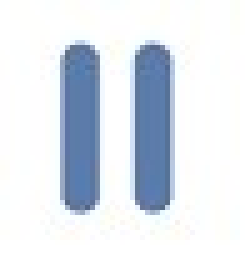
#> input picture bluepause.jpg, 49 x 52 px, given in place of the camera (shown 5 times larger)
$ python gesture.py
#> lines starting #> are read from the running program, lines starting #| are printed output that depends on the picture; after the words box and inside, x2 and y2 are one past the last pixel; in counts of white or black regions, pixels touching at a corner belong together
import cv2 as cv
import numpy as np
import math
import pyautogui as p
import time as t

cap = cv.VideoCapture(0)


def nothing(x):
    pass


cv.namedWindow("Color Adjustments", cv.WINDOW_NORMAL)
cv.resizeWindow("Color Adjustments", (300, 300))
cv.createTrackbar("Thresh", "Color Adjustments", 0, 255, nothing)

cv.createTrackbar("Lower_H", "Color Adjustments", 0, 255, nothing)
cv.createTrackbar("Lower_S", "Color Adjustments", 0, 255, nothing)
cv.createTrackbar("Lower_V", "Color Adjustments", 0, 255, nothing)
cv.createTrackbar("Upper_H", "Color Adjustments", 255, 255, nothing)
cv.createTrackbar("Upper_S", "Color Adjustments", 255, 255, nothing)
cv.createTrackbar("Upper_V", "Color Adjustments", 255, 255, nothing)

while True:
    _, frame = cap.read()
#> frame is the input picture: shape (52, 49, 3); mean B, G, R 236.8, 228.7, 222.3
    frame = cv.flip(frame, 2)
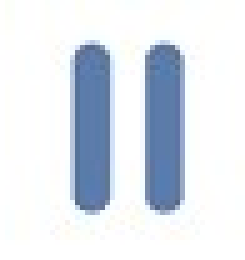
#> frame: shape (52, 49, 3) (shown 5 times larger); mean B, G, R 236.8, 228.7, 222.3
    frame = cv.resize(frame, (600, 500))
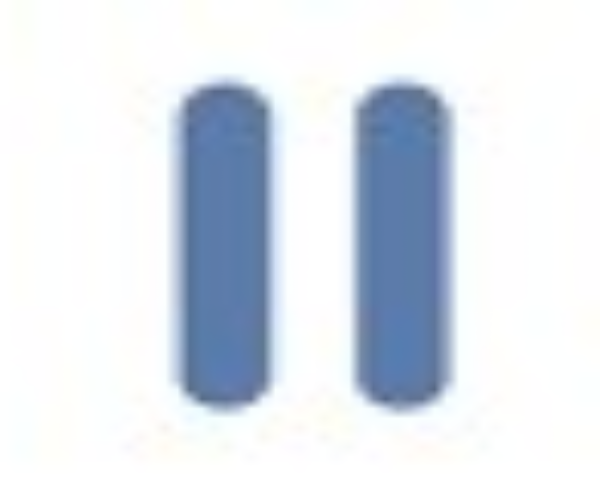
#> frame: shape (500, 600, 3); mean B, G, R 236.8, 228.6, 222.3

    cv.rectangle(frame, (0, 1), (300, 500), (255, 0, 0), 0)
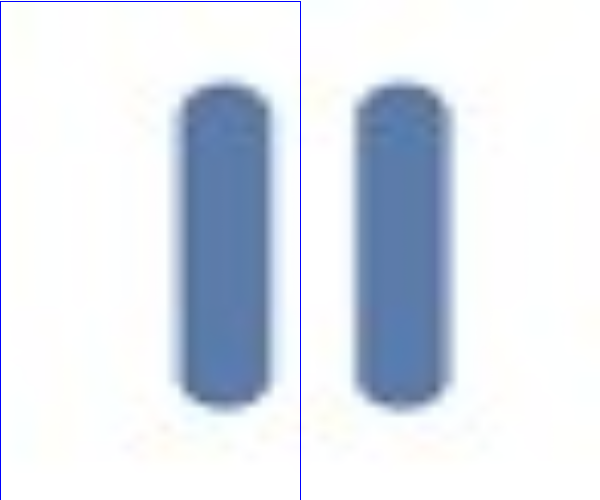
#> frame: shape (500, 600, 3); 0.43% of pixels changed, all inside (x1, y1, x2, y2) = (0, 1, 301, 500)
    crop_image = frame[1:500, 0:300]
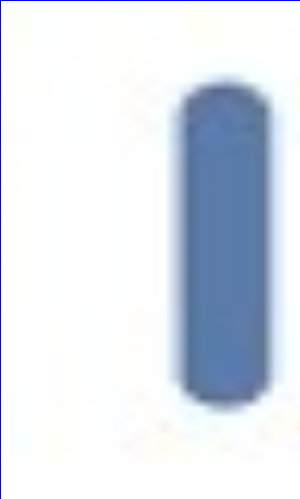
#> crop_image: shape (499, 300, 3); mean B, G, R 236.6, 227.1, 220.5

    hsv = cv.cvtColor(crop_image, cv.COLOR_BGR2HSV)
#> hsv: shape (499, 300, 3); mean H, S, V 72.4, 24.6, 237.4

    l_h = cv.getTrackbarPos("Lower_H", "Color Adjustments")
    l_s = cv.getTrackbarPos("Lower_S", "Color Adjustments")
    l_v = cv.getTrackbarPos("Lower_V", "Color Adjustments")

    u_h = cv.getTrackbarPos("Upper_H", "Color Adjustments")
    u_s = cv.getTrackbarPos("Upper_S", "Color Adjustments")
    u_v = cv.getTrackbarPos("Upper_V", "Color Adjustments")

    lower_bound = np.array([l_h, l_s, l_v])
    upper_bound = np.array([u_h, u_s, u_v])

    mask = cv.inRange(hsv, lower_bound, upper_bound)
#> mask: shape (499, 300); every value is 255

    filtr = cv.bitwise_and(crop_image, crop_image, mask=mask)

    mask1 = cv.bitwise_not(mask)
#> mask1: shape (499, 300); every value is 0
    m_g = cv.getTrackbarPos("Thresh", "Color Adjustments")  # getting track bar value
    ret, thresh = cv.threshold(mask1, m_g, 255, cv.THRESH_BINARY)
#> ret = 0
    dilata = cv.dilate(thresh, (3, 3), iterations=6)

    cnts, hier = cv.findContours(thresh, cv.RETR_TREE, cv.CHAIN_APPROX_SIMPLE)
#> cnts = []

    try:

        cm = max(cnts, key=lambda x: cv.contourArea(x))

        epsilon = 0.0005 * cv.arcLength(cm, True)
        data = cv.approxPolyDP(cm, epsilon, True)

        hull = cv.convexHull(cm)

        cv.drawContours(crop_image, [cm], -1, (50, 50, 150), 2)
        cv.drawContours(crop_image, [hull], -1, (0, 255, 0), 2)

        hull = cv.convexHull(cm, returnPoints=False)
        defects = cv.convexityDefects(cm, hull)
        count_defects = 0

        for i in range(defects.shape[0]):
            s, e, f, d = defects[i, 0]

            start = tuple(cm[s][0])
            end = tuple(cm[e][0])
            far = tuple(cm[f][0])

            a = math.sqrt((end[0] - start[0]) ** 2 + (end[1] - start[1]) ** 2)
            b = math.sqrt((far[0] - start[0]) ** 2 + (far[1] - start[1]) ** 2)
            c = math.sqrt((end[0] - far[0]) ** 2 + (end[1] - far[1]) ** 2)
            angle = (math.acos((b ** 2 + c ** 2 - a ** 2) / (2 * b * c)) * 180) / 3.14

            if angle <= 50:
                count_defects += 1
                cv.circle(crop_image, far, 5, [255, 255, 255], -1)

        print("count==", count_defects)

        if count_defects == 0:

            cv.putText(frame, " ", (50, 50), cv.FONT_HERSHEY_SIMPLEX, 2, (0, 0, 255), 2)
        elif count_defects == 1:

            p.press("space")
            cv.putText(frame, "Play/Pause", (50, 50), cv.FONT_HERSHEY_SIMPLEX, 2, (0, 0, 255), 2)
        elif count_defects == 2:
            p.press("w")

            cv.putText(frame, "Volume UP", (5, 50), cv.FONT_HERSHEY_SIMPLEX, 2, (0, 0, 255), 2)
        elif count_defects == 3:
            p.press("s")

            cv.putText(frame, "Volume Down", (50, 50), cv.FONT_HERSHEY_SIMPLEX, 2, (0, 0, 255), 2)
        elif count_defects == 4:
            p.press("d")

            cv.putText(frame, "Forward", (50, 50), cv.FONT_HERSHEY_SIMPLEX, 2, (0, 0, 255), 2)
        else:
            pass

    except:
        pass

    cv.imshow("Thresh", thresh)

    cv.imshow("filter==", filtr)
    cv.imshow("Result", frame)

    key = cv.waitKey(25) & 0xFF
#> (key Esc is pressed here)
    if key == 27:
        break
cap.release()
cv.destroyAllWindows()

$ run again, on blueplay.jpg
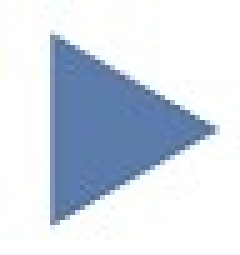
#> input picture blueplay.jpg, 48 x 51 px, given in place of the camera (shown 5 times larger)
#> frame is the input picture: shape (51, 48, 3); mean B, G, R 230.7, 219, 210.3
#> `cv.rectangle(frame, (0, 1), (300, 500), (255, 0, 0), 0)`:
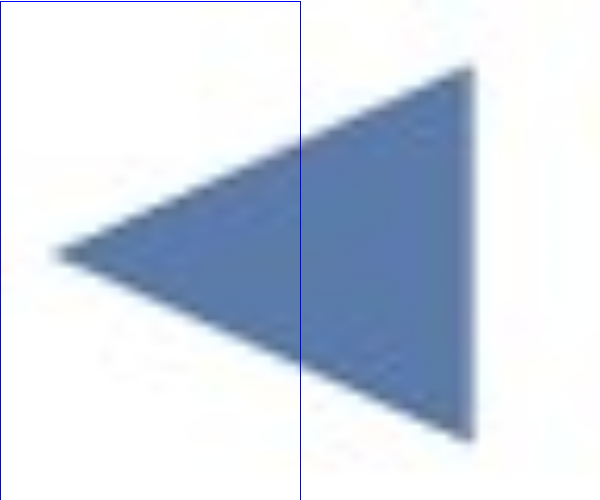
#> frame: shape (500, 600, 3); mean B, G, R 230.7, 217.9, 209.2
#> `crop_image = frame[1:500, 0:300]`:
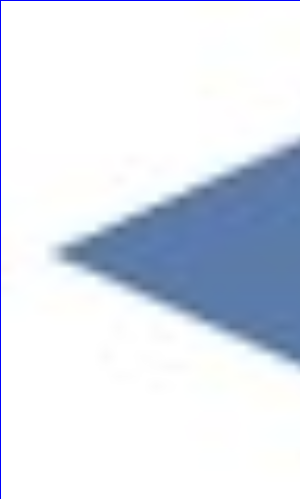
#> crop_image: shape (499, 300, 3); mean B, G, R 237.7, 228.2, 222.1
#> hsv: shape (499, 300, 3); mean H, S, V 48.9, 23.3, 238.1
#> mask: shape (499, 300); every value is 255
#> mask1: shape (499, 300); every value is 0
#> ret = 0
#> cnts = []

$ run again, on bluestop.jpg
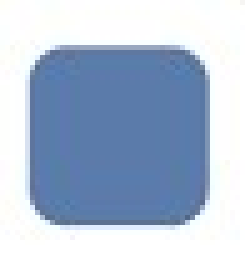
#> input picture bluestop.jpg, 49 x 52 px, given in place of the camera (shown 5 times larger)
#> frame is the input picture: shape (52, 49, 3); mean B, G, R 212.3, 190.2, 174.4
#> `cv.rectangle(frame, (0, 1), (300, 500), (255, 0, 0), 0)`:
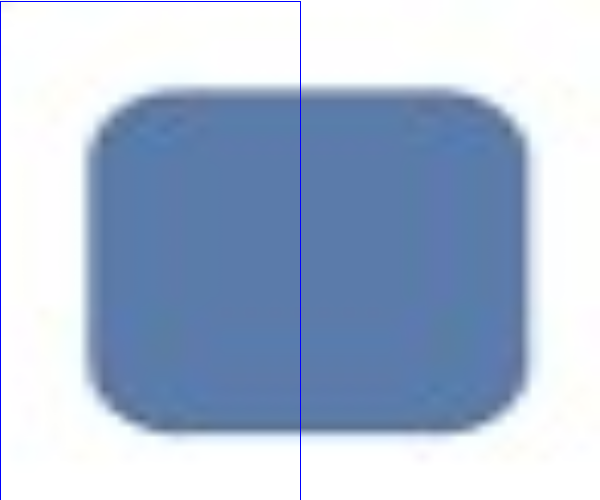
#> frame: shape (500, 600, 3); mean B, G, R 212.3, 189.2, 173.4
#> `crop_image = frame[1:500, 0:300]`:
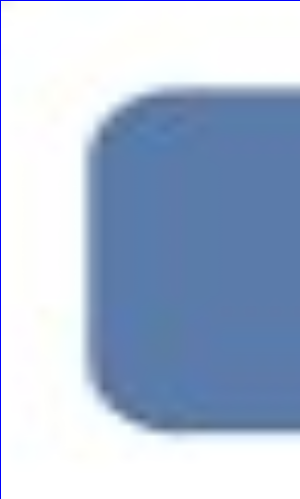
#> crop_image: shape (499, 300, 3); mean B, G, R 213.8, 191.3, 176.1
#> hsv: shape (499, 300, 3); mean H, S, V 83.8, 56.5, 214.2
#> mask: shape (499, 300); every value is 255
#> mask1: shape (499, 300); every value is 0
#> ret = 0
#> cnts = []
